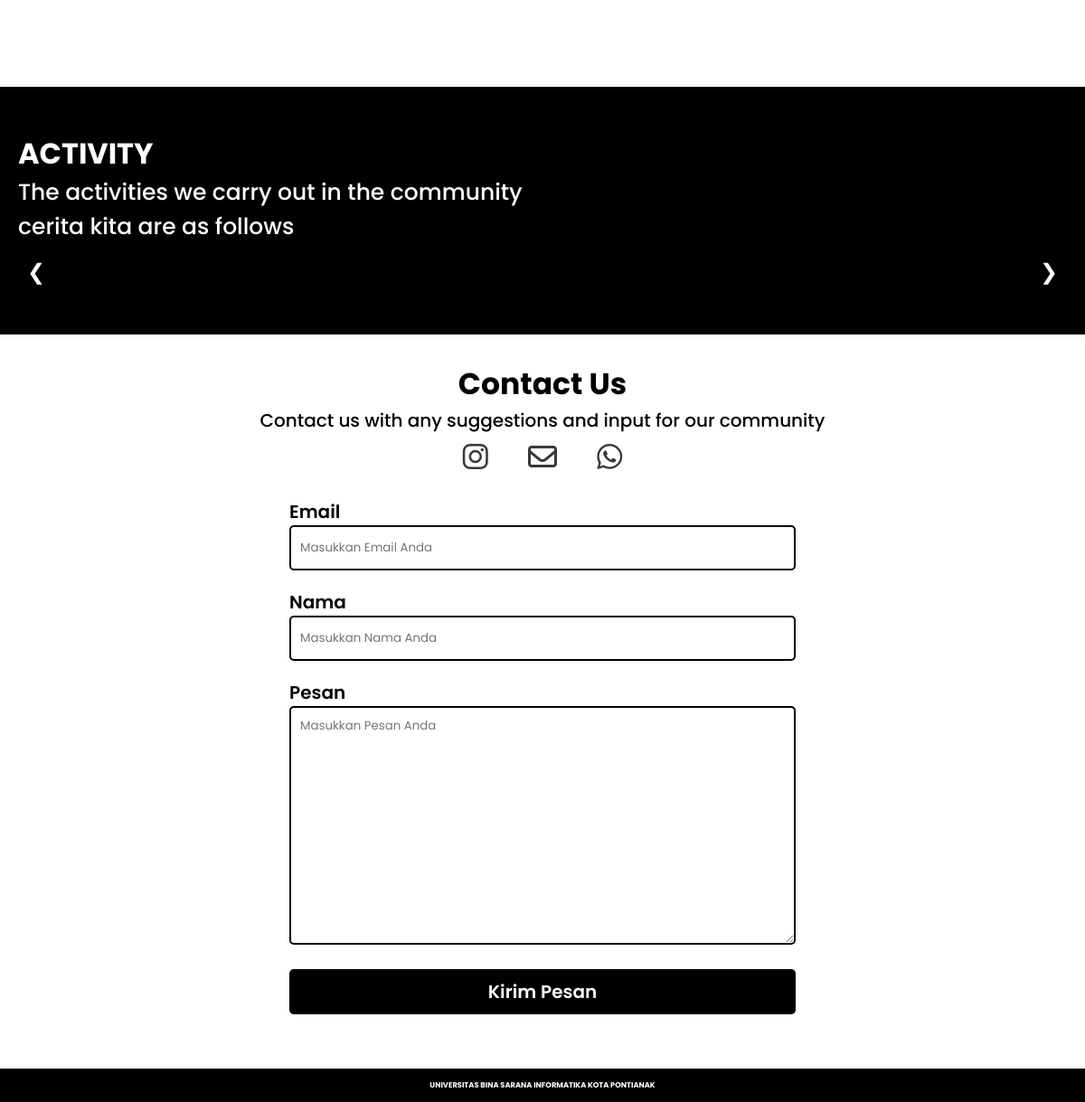
Before: /frontend/index.php (lower part) with the older database file.
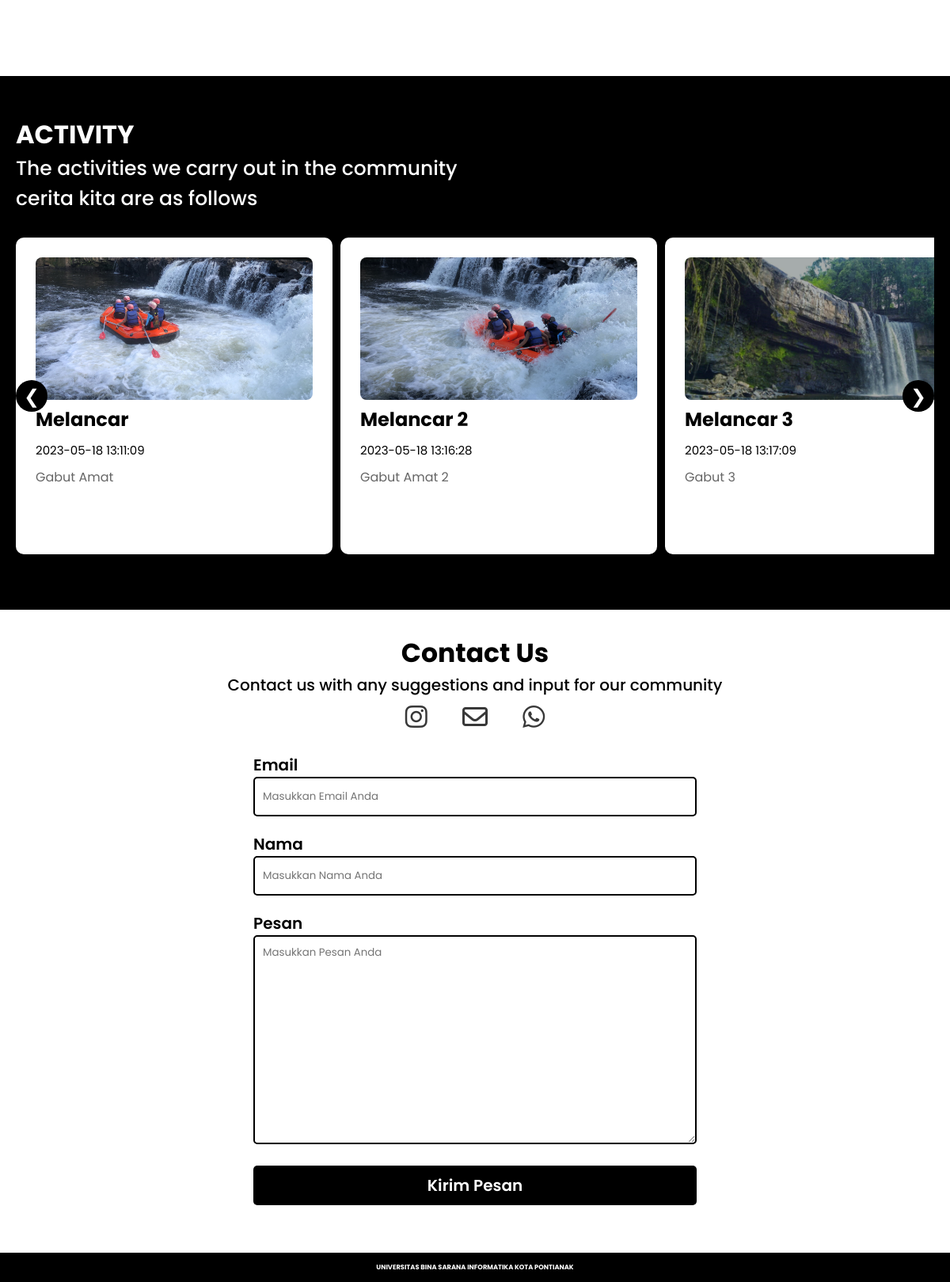
After: the same page with the newer database file.
### tables this page shows
CREATE TABLE `activity` (
  `id` int(11) NOT NULL,
  `judul` varchar(100) NOT NULL,
  `keterangan` text NOT NULL,
  `tanggal` datetime NOT NULL,
  `foto` varchar(200) NOT NULL
);

### frontend/index.php (the view, shortened to what this page needs)
<?php include 'section/header.php';?>
    <div id="activity" class="activity">
      <div class="container">
      <div class="title">
        <h1>ACTIVITY</h1>
        <p>
          The activities we carry out in the community <br />
          cerita kita are as follows
        </p>
      </div>
      <div class="carousel-container">
        <div class="carousel">
         <?php
          include '../backend/conn.php';
          $data = mysqli_query($conn,"select * from activity");
          while($d = mysqli_fetch_array($data)){
            ?>
          <div class="card">
            <img src="<?php echo $d['foto']?>" style= "width: 350px; height: 180px; object-fit: cover;border-radius: 8px;" alt="Card Image" />
            <h3><?php echo $d['judul']?></h3>
            <h5><?php echo $d['tanggal']?></h5>
            <p>
             <?php echo $d['keterangan']?>
            </p>
          </div>
    <?php
  }
  ?>
        </div>
        <button class="prev-btn">&#10094;</button>
        <button class="next-btn">&#10095;</button>
      </div>
    </div>
  </div>
<?php include 'section/footer.php';?>

### frontend/section/header.php (shortened to what this page needs)
<!DOCTYPE html>
<html lang="en">
  <head>
    <link rel="stylesheet" href="styles/index.css" />
    <link rel="stylesheet" href="styles/responsive.css" />
  </head>
  <body>

### frontend/section/footer.php (shortened to what this page needs)
    <div id="contact" class="contact-us">
      <div class="title">
        <h1>Contact Us</h1>
        <p>Contact us with any suggestions and input for our community</p>
        <i class="fa-brands fa-instagram fa-2xl"></i>
        <i class="fa-regular fa-envelope fa-2xl"></i>
        <i class="fa-brands fa-whatsapp fa-2xl"></i>
      </div>
      <form action="">
        <div class="contact-form">
          <label for="email">Email</label> <br />
          <input
            type="text"
            name=""
            id="email"
            placeholder="Masukkan Email Anda"
          />
        </div>
        <div class="contact-form">
          <label for="email">Nama</label> <br />
          <input
            type="text"
            name=""
            id="nama"
            placeholder="Masukkan Nama Anda"
          />
        </div>
        <div class="contact-form">
          <label for="email">Pesan</label> <br />
          <textarea
            name=""
            id=""
            rows="12"
            placeholder="Masukkan Pesan Anda"
          ></textarea>
        </div>
        <button type="submit">Kirim Pesan</button>
      </form>
    </div>
    <div class="footer">
      <h5>UNIVERSITAS BINA SARANA INFORMATIKA KOTA PONTIANAK</h5>
    </div>
  </body>
</html>

### frontend/styles/index.css (style rules this page uses)
:root { --white: white; --black: black; --gray: #000000; --navy: #27445c; }
html { scroll-behavior: smooth; }
* { padding: 0; margin: 0; box-sizing: border-box; font-family: "Poppins", sans-serif; scroll-behavior: smooth; }
body { background-color: white; }
.container { margin-right: auto; margin-left: auto; }
.activity { background-color: black; padding: 50px 20px 70px 20px; margin-top: 100px; }
.activity .title h1 { color: white; }
.activity .title p { font-size: 25px; font-weight: 500; color: white; }
.carousel-container { position: relative; margin-top: 30px; }
.carousel { display: flex; scroll-behavior: smooth; overflow-y: hidden; overflow-x: hidden; }
.card { flex-shrink: 0; margin-right: 10px; padding: 25px; background-color: #fff; box-shadow: 0 4px 8px 0 rgba(0, 0, 0, 0.2); border-radius: 10px; width: 400px; height: 400px; }
.card img { width: 100%; background-position: center; background-repeat: no-repeat; background-size: cover; }
.card h3 { font-size: 24px; margin-bottom: 10px; }
.card h5 { font-size: 15px; margin-bottom: 10px; font-weight: 400; }
.card p { font-size: 16px; color: #666; }
.prev-btn, .next-btn { position: absolute; top: 50%; transform: translateY(-50%); background-color: transparent; border: none; font-size: 24px; cursor: pointer; }
.prev-btn { left: 0; width: 40px; height: 40px; border-radius: 50%; background-color: black; color: white; }
.next-btn { right: 0; width: 40px; height: 40px; border-radius: 50%; background-color: black; color: white; }
.contact-us { padding: 30px 20px; }
.contact-us .title { text-align: center; }
.contact-us .title i { margin: 25px 20px; color: #383838; }
.contact-us .title h1 { font-size: 33px; font-weight: 700; }
.contact-us .title p { font-size: 20px; font-weight: 500; }
form { padding: 0 300px; margin: 0 auto; }
form .contact-form { margin: 20px 0; }
form .contact-form label { font-size: 20px; font-weight: 600; }
form .contact-form input { width: 100%; padding: 0 10px; height: 50px; border: 2px solid black; border-radius: 5px; }
form .contact-form textarea { width: 100%; padding: 10px 10px; border: 2px solid black; border-radius: 5px; }
form button { width: 100%; height: 50px; font-size: 20px; font-weight: 600; color: white; background-color: black; border: 2px solid transparent; border-radius: 5px; }
.footer { margin-top: 30px; background-color: black; color: white; text-align: center; padding: 12px 0; font-size: 10px; }
#activity { scroll-margin-block-start: 35px; scroll-margin-block-end: 35px; }
#contact { scroll-margin-block-start: 70px; scroll-margin-block-end: 70px; }

Changed rows visible on the page:
added activity: shows a picture, judul "Melancar", tanggal "2023-05-18 13:11:09", keterangan "Gabut Amat"
added activity: shows a picture, judul "Melancar 2", tanggal "2023-05-18 13:16:28", keterangan "Gabut Amat 2"
added activity: shows a picture, judul "Melancar 3", tanggal "2023-05-18 13:17:09", keterangan "Gabut 3"
